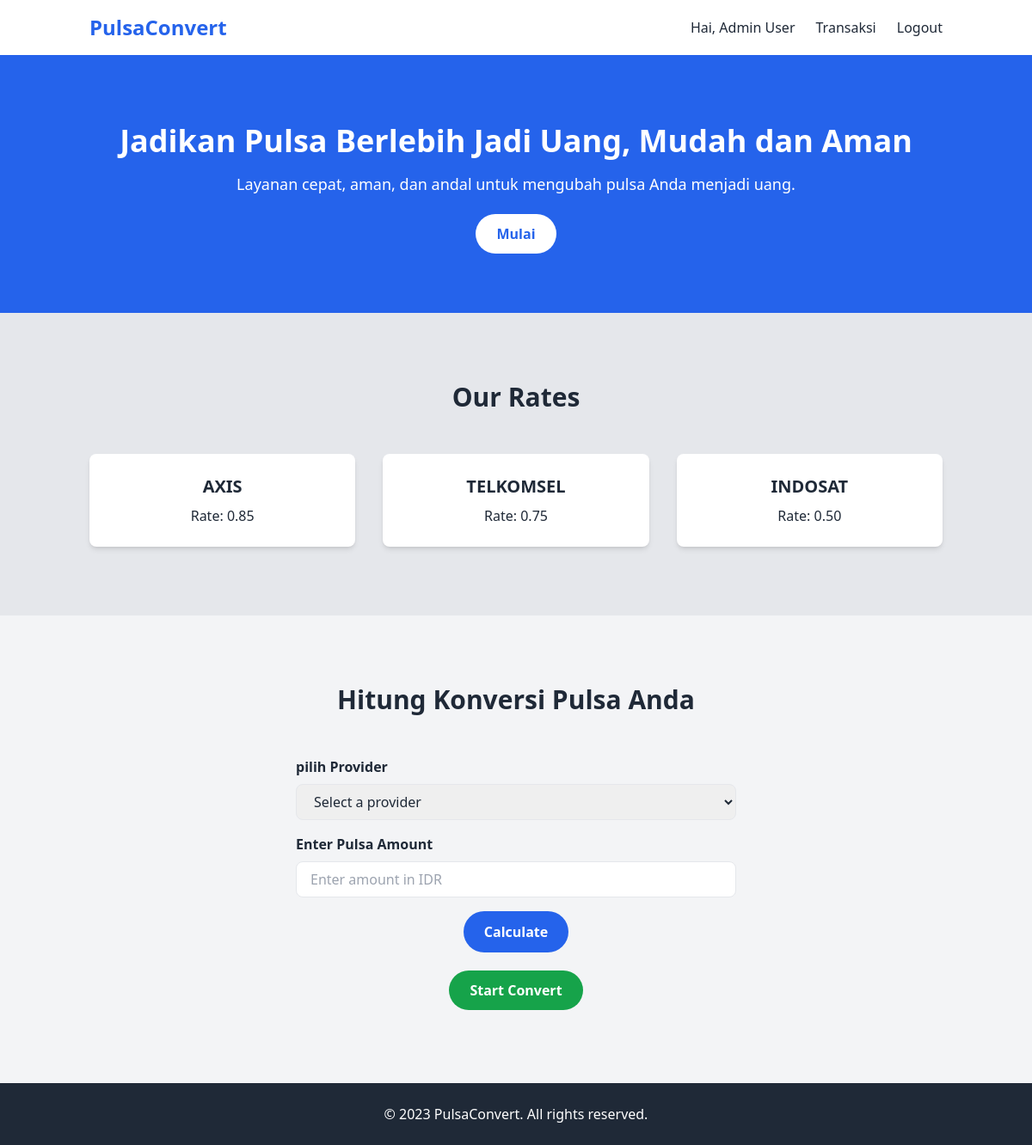
Screenshot of /dashboard.php (signed in) with the database file from the repository.
### tables this page shows
CREATE TABLE `users` (
  `id` int(11) NOT NULL,
  `name` varchar(100) NOT NULL,
  `email` varchar(100) NOT NULL,
  `phone` varchar(15) NOT NULL,
  `password` varchar(255) NOT NULL,
  `created_at` timestamp NOT NULL DEFAULT current_timestamp(),
  `role` enum('admin','user') NOT NULL DEFAULT 'user'
);

CREATE TABLE `rates` (
  `id` int(11) NOT NULL,
  `provider` varchar(50) NOT NULL,
  `rate` decimal(10,2) NOT NULL,
  `phone` varchar(15) NOT NULL
);

### dashboard.php (the view, shortened to what this page needs)
<?php
include 'db.php';
$stmt = $pdo->prepare("SELECT * FROM users WHERE id = ?");
$stmt->execute([$_SESSION['user_id']]);
$user = $stmt->fetch();
$stmt = $pdo->query("SELECT * FROM rates");
$rates = $stmt->fetchAll();
?>
<html lang="en">
<head>
    <script src="https://cdn.tailwindcss.com"></script>
    <link href="https://cdnjs.cloudflare.com/ajax/libs/font-awesome/5.15.3/css/all.min.css" rel="stylesheet"/>
    <link href="https://cdn.jsdelivr.net/npm/daisyui@4.12.19/dist/full.min.css" rel="stylesheet" type="text/css" />
</head>
<body class="font-roboto bg-gray-100">
    <nav class="bg-white shadow-md">
        <div class="container mx-auto px-4 py-4 flex justify-between items-center">
            <a class="text-2xl font-bold text-blue-600" href="#">
                PulsaConvert
            </a>
            <ul class="hidden md:flex space-x-6">
                <li>
                    <h1>Hai, <?php echo htmlspecialchars($user['name']); ?></h1>
                </li>
                <li>
                    <a href="status.php">Transaksi</a>
                </li>
                <li>
                    <a href="logout.php">Logout</a>
                </li>
            </ul>
        </div>
    </nav>
    <section class="bg-blue-600 text-white py-20">
   <div class="container mx-auto px-4 text-center">
    <h1 class="text-4xl font-bold mb-4">
    Jadikan Pulsa Berlebih Jadi Uang, Mudah dan Aman
    </h1>
    <p class="text-lg mb-8">
    Layanan cepat, aman, dan andal untuk mengubah pulsa Anda menjadi uang.    </p>
    <a class="bg-white text-blue-600 px-6 py-3 rounded-full font-bold" href="form.php">
     Mulai
    </a>
   </div>
  </section>
    <section class="bg-gray-200 py-20">
        <div class="container mx-auto px-4 text-center">
            <h2 class="text-3xl font-bold mb-12">Our Rates</h2>
            <div class="grid grid-cols-1 md:grid-cols-3 gap-8">
                <?php foreach ($rates as $rate): ?>
                <div class="bg-white p-6 rounded-lg shadow-md">
                    <h3 class="text-xl font-bold mb-2">
                        <?= htmlspecialchars($rate['provider']) ?>
                    </h3>
                    <p>
                        Rate: <?= htmlspecialchars($rate['rate']) ?>
                    </p>
                </div>
                <?php endforeach; ?>
                </div>
        </div>
    </section>
    <section class="py-20">
        <div class="container mx-auto px-4 text-center">
            <h2 class="text-3xl font-bold mb-12">
            Hitung Konversi Pulsa Anda
            </h2>
            <form class="max-w-lg mx-auto">
                <div class="mb-4">
                    <label class="block text-left mb-2 font-bold" for="provider">
                        pilih Provider
                    </label>
                    <select class="w-full px-4 py-2 border rounded-lg" id="provider" onchange="updateRate()">
                        <option value="">Select a provider</option>
                    </select>
                </div>
                <div class="mb-4">
                    <label class="block text-left mb-2 font-bold" for="amount">
                        Enter Pulsa Amount
                    </label>
                    <input class="w-full px-4 py-2 border rounded-lg" id="amount" placeholder="Enter amount in IDR" type="number" required/>
                </div>
                <button class="bg-blue-600 text-white px-6 py-3 rounded-full font-bold" onclick="calculateConversion()" type="button">
                    Calculate
                </button>
                <div class="mt-8">
                <a href="form.php" class="bg-green-600 text-white px-6 py-3 rounded-full font-bold">
                    Start Convert
                </a>
            </div>
            </form>
        </div>
    </section>
    <footer class="bg-gray-800 text-white py-6">
        <div class="container mx-auto px-4 text-center">
            <p>
                © 2023 PulsaConvert. All rights reserved.
            </p>
        </div>
    </footer>
</body>
</html>

### rows the page displays
users: name "Admin User"
rates: provider "AXIS", rate "0.85"
rates: provider "TELKOMSEL", rate "0.75"
rates: provider "INDOSAT", rate "0.50"
